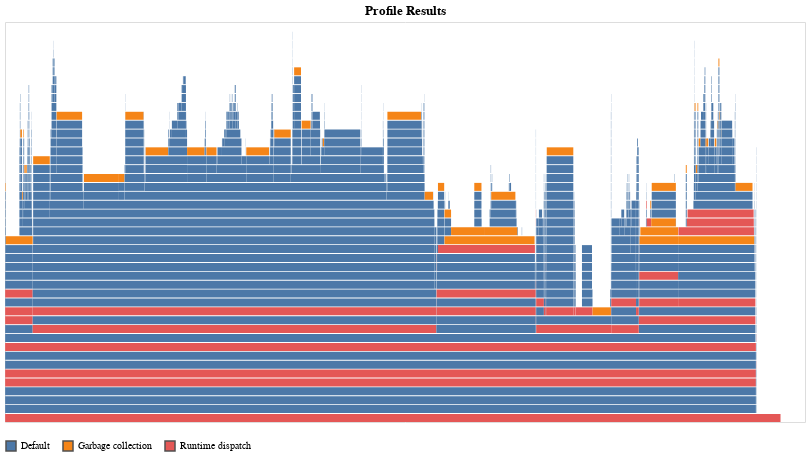

Here is the notebook cell this chart was saved with:
### Code cell
@profview bayesian_safety_validation(system_params, models; T=10, input_discretization_steps=50, p_estimate_discretization_steps=50)

### Figure 1 — Vega-Lite specification as saved in the notebook (floating-point values rounded to 4 significant figures; data arrays with more than 128 entries replaced by an {"elided": "..."} marker saying what was removed)
{"data": {"values": {"elided": "1517 records"}}, "encoding": {"color": {"field": "status", "legend": {"orient": "bottom", "title": null}, "type": "nominal"}, "fillOpacity": {"condition": [{"selection": "highlight", "value": 0.6}, {"selection": "select", "value": 0.5}], "value": 1}, "strokeWidth": {"condition": [{"selection": "highlight", "value": 0.5}, {"selection": "select", "value": 0.5}], "value": 0}, "tooltip": {"field": "sf", "type": "nominal"}, "x": {"axis": null, "field": "x1", "type": "quantitative"}, "x2": {"field": "x2", "type": "quantitative"}, "y": {"axis": null, "field": "level", "type": "quantitative"}, "y2": {"field": "level2", "type": "quantitative"}}, "height": 400, "mark": {"stroke": "#505050", "type": "rect"}, "selection": {"grid": {"bind": "scales", "type": "interval"}, "highlight": {"empty": "none", "on": "mouseover", "type": "single"}, "select": {"empty": "none", "type": "multi"}}, "title": "Profile Results", "transform": [{"as": "level2", "calculate": "datum.level+0.9"}], "width": 800}
